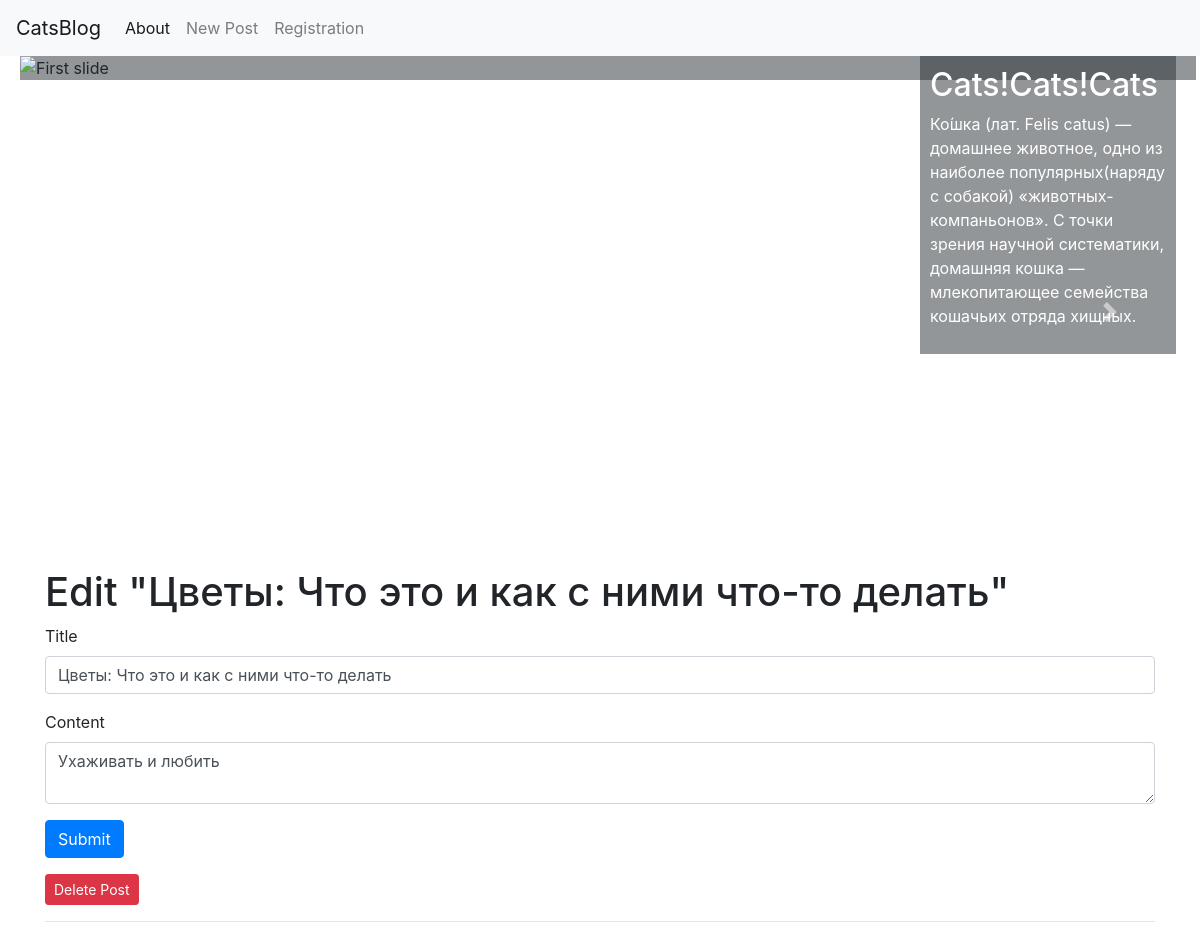
/1/edit, run on an earlier commit of the app's database.
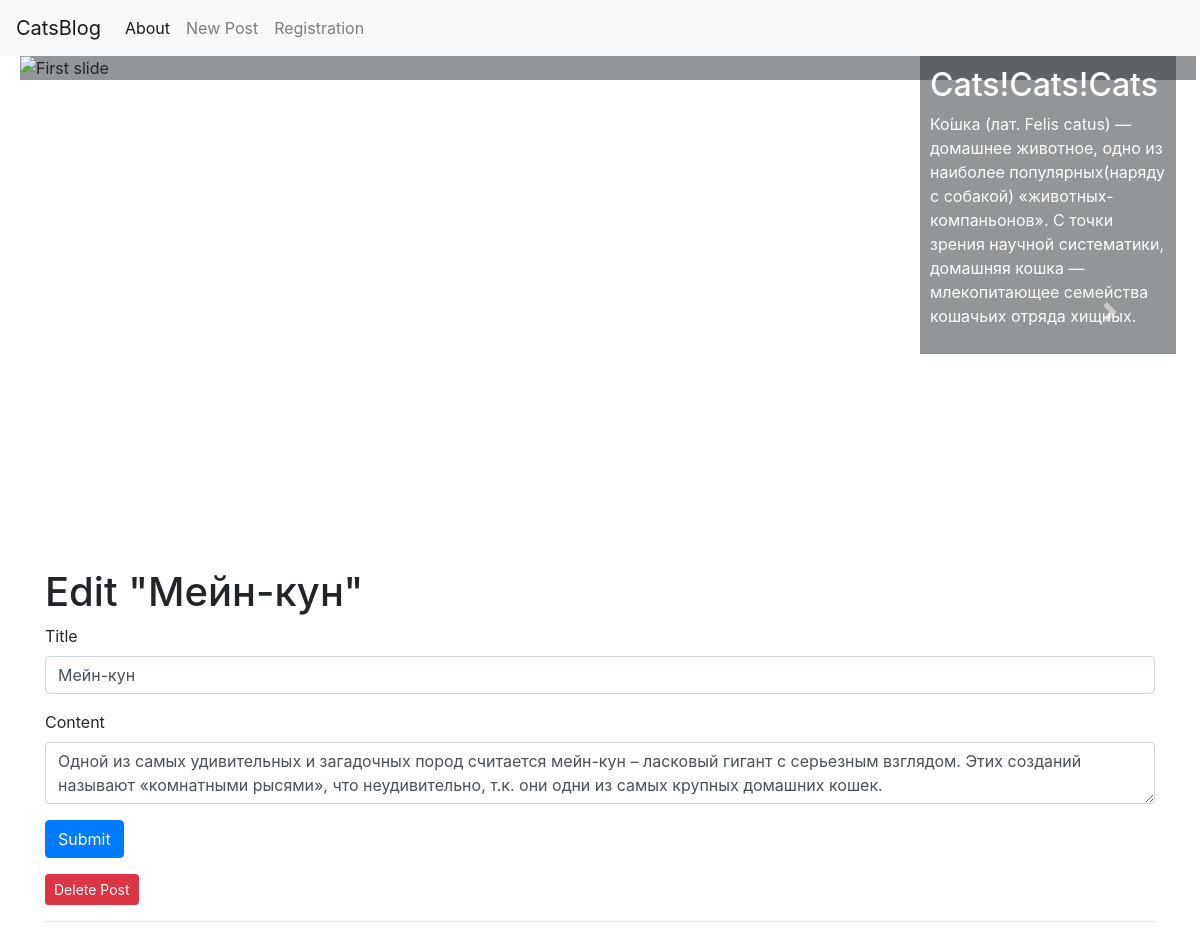
And on a later commit of the database.
### tables this page shows
CREATE TABLE posts (
    id INTEGER PRIMARY KEY AUTOINCREMENT,
    created TIMESTAMP NOT NULL DEFAULT CURRENT_TIMESTAMP,
    title TEXT NOT NULL,
    likes INTEGER DEFAULT 0,
    content TEXT NOT NULL,
    comment TEXT NOT NULL
);

### app/views.py (the view, shortened to what this page needs)
@app.route('/<int:id>/edit', methods=('GET', 'POST'))
def edit(id):
    post = get_post(id)
    return render_template('edit.html', post=post)

### app/repositories.py (called while the page is built)
def get_db_connection():
    conn = sqlite3.connect('database.db')
    conn.row_factory = sqlite3.Row
    return conn

def get_post(post_id):
    conn = get_db_connection()
    post = conn.execute('SELECT * FROM posts WHERE id = ?',
                        (post_id,)).fetchone()
    conn.close()
    return post

### app/templates/edit.html (shortened to what this page needs)
{% extends 'base.html' %}
{% block content %}
<h1>{% block title %} Edit "{{ post['title'] }}" {% endblock %}</h1>
<form method="post">
    <div class="form-group">
        <label for="title">Title</label>
        <input type="text" name="title" placeholder="Post title"
               class="form-control"
               value="{{ request.form['title'] or post['title'] }}">
    </div>
    <div class="form-group">
        <label for="content">Content</label>
        <textarea name="content" placeholder="Post content"
                  class="form-control">{{ request.form['content'] or post['content'] }}</textarea>
    </div>
    <div class="form-group">
        <button type="submit" class="btn btn-primary">Submit</button>
    </div>
</form>
    <form action="{{ url_for('delete', id=post['id']) }}" method="POST">
        <input type="submit" value="Delete Post"
                class="btn btn-danger btn-sm"
                onclick="return confirm('Are you sure you want to delete this post?')">
    </form>
<hr>
{% endblock %}

What changed in the data, as far as the page shows it:
changed posts: title "Цветы: Что это и как с ними что-то делать" → "Мейн-кун"; content "Ухаживать и любить" → "Одной из самых удивительных и загадочных пород считается мейн-кун – ласковый гигант с серьезным взглядом. Этих созданий называют «комнатными рысями», что неудивительно, т.к. они одни из самых крупных домашних кошек."
